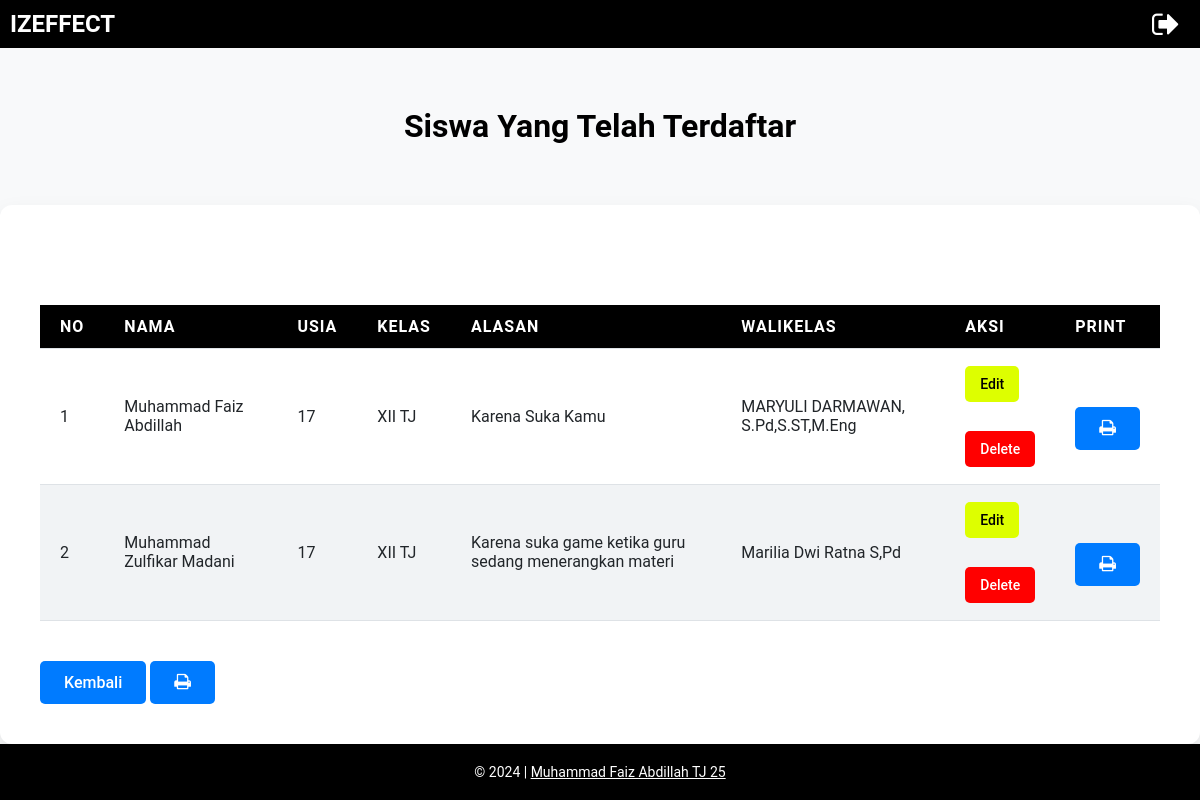
Page /daftar.php on the committed database.
### tables this page shows
CREATE TABLE `gendeng` (
  `id` int(11) NOT NULL,
  `nama` varchar(50) NOT NULL,
  `umur` int(11) NOT NULL,
  `kelas` varchar(11) NOT NULL,
  `alasan` varchar(200) NOT NULL,
  `walikelas` text NOT NULL
);

### daftar.php (the view, shortened to what this page needs)
<?php
$servername = "localhost";
$username = "root";
$password = "";
$dbname = "datasiswa";
$conn = new mysqli($servername, $username, $password, $dbname);
$sql = "SELECT id, nama, umur, kelas, alasan, walikelas FROM gendeng";
$result = $conn->query($sql);
?>
<!DOCTYPE html>
<html lang="id">
<head>
    <link rel="stylesheet" href="styledaftar.css">
    <link rel="stylesheet" href="https://cdnjs.cloudflare.com/ajax/libs/font-awesome/4.7.0/css/font-awesome.min.css">
    <link rel="stylesheet" href="https://cdnjs.cloudflare.com/ajax/libs/animate.css/4.1.1/animate.min.css"/>
</head>
<body>
<div class="navbar">
    <a href="logout.php" class="logout-button"><i class="fa fa-sign-out animate__animated animate__swing"></i></a>
    <a href="index.php" class="button-link"><h2 class="animate__animated animate__swing"> IZEFFECT </h2></a>
</div>
    <h1 class="title">Siswa Yang Telah Terdaftar</h1>
<div class="container">
    <?php if ($result->num_rows == 0): ?>
        <p class="no-data">Tidak ada siswa yang terdaftar.</p>
    <?php else: ?>
        <table class="student-table">
            <thead>
                <tr>
                    <th>No</th>
                    <th>Nama</th>
                    <th>Usia</th>
                    <th>Kelas</th>
                    <th>Alasan</th>
                    <th>WaliKelas</th>
                    <th>Aksi</th>
                    <th>Print</th>
                </tr>
            </thead>
            <tbody>
                <?php
                $counter = 1;
                while ($row = $result->fetch_assoc()): ?>
                    <tr>
                        <td><?php echo $counter++; ?></td>
                        <td><?php echo htmlspecialchars(trim($row['nama'])); ?></td>
                        <td><?php echo htmlspecialchars(trim($row['umur'])); ?></td>
                        <td><?php echo htmlspecialchars(trim($row['kelas'])); ?></td>
                        <td><?php echo htmlspecialchars(trim($row['alasan'])); ?></td>
                        <td><?php echo htmlspecialchars(trim($row['walikelas'])); ?></td>
                        <td>
                            <a href="edit.php?id=<?php echo $row['id']; ?>" class="action-button">Edit</a>
                            <br><br>
                            <a href="delete.php?id=<?php echo $row['id']; ?>" class="action-button1" onclick="return confirm('Apakah Anda yakin ingin menghapus siswa ini?');">Delete</a>
                        </td>
                        <td>
                            <a href="buatpdf2.php?id=<?php echo $row['id']; ?>" class="action-button back-link"><i class="fa fa-print pdflogo" style="font-size:18px"></i></a>
                        </td>
                    </tr>
                <?php endwhile; ?>
            </tbody>
        </table>
    <?php endif; ?>
    <a class="back-link" href="process.php">Kembali</a>
    <a href="buatpdf.php" class="back-link"><i class="fa fa-print pdflogo" style="font-size:18px"></i></a>
</div>
</body>
</html>
<?php include "footer.php"; ?>

### footer.php (shortened to what this page needs)
<div class="footer">
    <p>&copy; 2024 | <a href="https://www.instagram.com/paizabdlh" target="_blank" style="color: white; text-decoration: underline;">Muhammad Faiz Abdillah TJ 25</a></p>
</div>

### styledaftar.css (style rules this page uses)
.navbar { background-color: #000000; text-align: left; color: white; padding: 10px; width: 100%; position: fixed; top: 0; z-index: 10; }
.button-link h2 { display: inline-block; color: white; border-radius: 8px; transition: background-color 0.3s, transform 0.3s; }
.logout-button { position: absolute; right: 20px; top: 50%; transform: translateY(-50%); }
.logout-button i { font-size: 30px; color: rgb(255, 255, 255); }
* { margin: 0; padding: 0; box-sizing: border-box; }
body { font-family: 'Roboto', sans-serif; background-color: #f8f9fa; color: #212529; margin: 0; display: flex; justify-content: center; align-items: center; min-height: 100vh; padding-top: 60px; }
.container { position: static; background-color: #fff; padding: 40px; padding-top: 100px; border-radius: 12px; box-shadow: 0px 12px 24px rgba(0, 0, 0, 0.1); max-width: 1200px; width: 100%; margin: 20px auto; overflow-x: auto; }
.title { text-align: center; font-size: 32px; color: #000000; margin-bottom: 30px; font-weight: 700; position: sticky; top: 60px; z-index: 1000; padding: 10px 0; }
.student-table { width: 100%; border-collapse: collapse; margin-bottom: 10px; font-size: 16px; text-align: left; }
.student-table th, .student-table td { padding: 12px 20px; border-bottom: 1px solid #dee2e6; }
.student-table th { background-color: #000000; color: #fff; text-transform: uppercase; font-weight: 600; letter-spacing: 1px; text-align: left; }
.student-table tr:nth-child(even) { background-color: #f1f3f5; }
.student-table td { vertical-align: middle; }
.action-button { display: inline-block; color: #000000; background-color: #ddff00; text-decoration: none; padding: 10px 15px; border-radius: 5px; font-size: 14px; font-weight: 500; text-align: center; transition: background-color 0.3s ease; margin: 5px 0; }
.action-button1 { display: inline-block; color: #ffffff; background-color: #ff0000; text-decoration: none; padding: 10px 15px; border-radius: 5px; font-size: 14px; font-weight: 500; text-align: center; transition: background-color 0.3s ease; margin: 5px 0; }
.back-link { display: inline-block; background-color: #007bff; color: white; padding: 12px 24px; border-radius: 5px; text-decoration: none; font-size: 16px; font-weight: 500; margin-top: 30px; transition: background-color 0.3s ease; }

### footer.php (style rules this page uses)
html, body { height: 100%; margin: 0; }
body { display: flex; flex-direction: column; min-height: 100vh; }
.footer { color: #ffffff; text-align: center; padding: 20px; position: fixed; width: 100%; bottom: 0; font-size: 14px; background-color: black; }

### rows in the picture
gendeng: nama "Muhammad Faiz Abdillah", umur "17", kelas "XII TJ", alasan "Karena Suka Kamu", walikelas "MARYULI DARMAWAN, S.Pd,S.ST,M.Eng"
gendeng: nama "Muhammad Zulfikar Madani", umur "17", kelas "XII TJ", alasan "Karena suka game ketika guru sedang menerangkan materi", walikelas "Marilia Dwi Ratna S,Pd"
